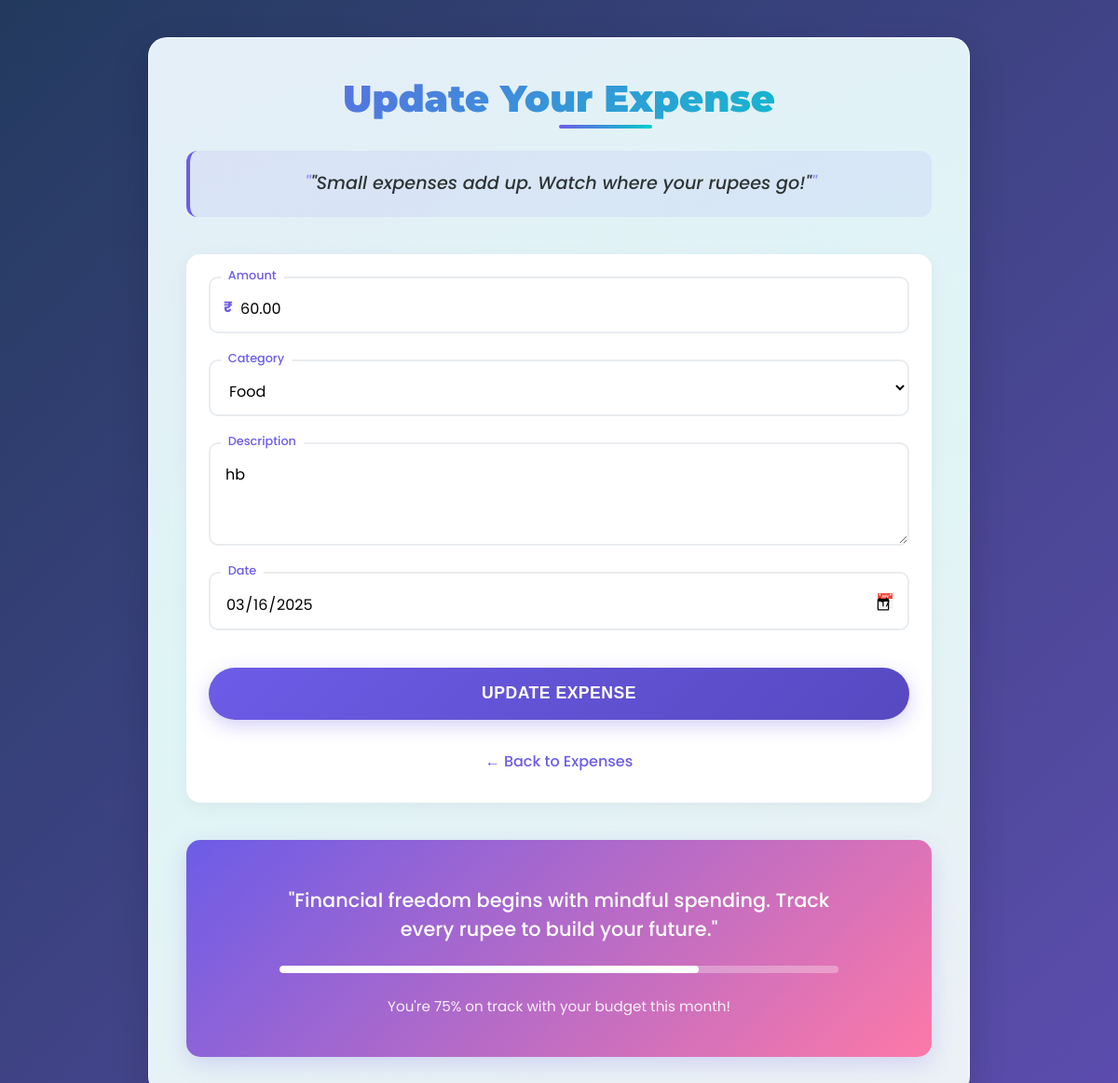
/expenses/update/2/, run on an earlier commit of the app's database.
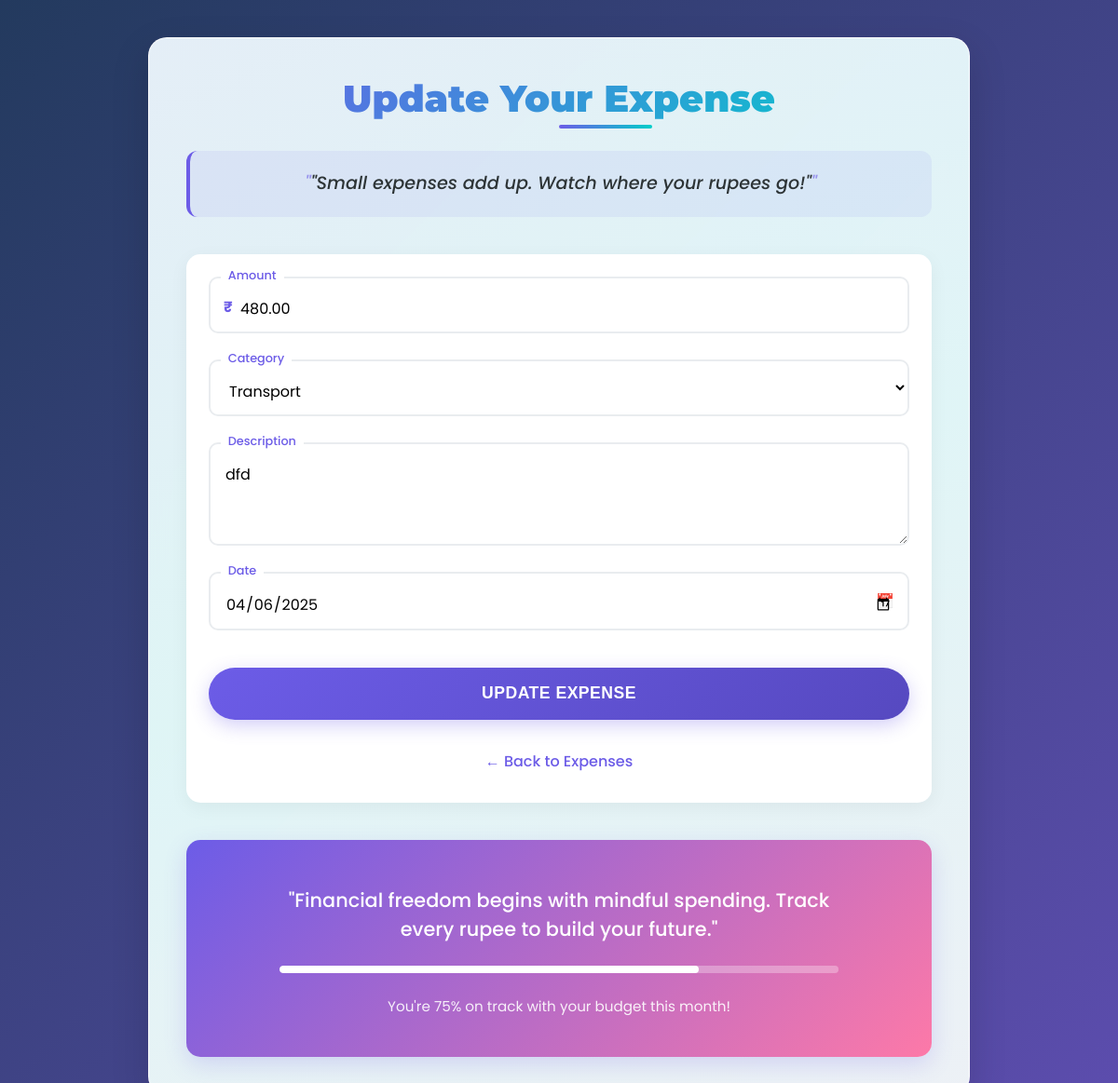
And on a later commit of the database.
### expenses/models.py (models this page shows, shortened)
class Expense(models.Model):
    CATEGORY_CHOICES = [
        ('Food', 'Food'),
        ('Transport', 'Transport'),
        ('Shopping', 'Shopping'),
        ('Rent', 'Rent'),
        ('Other', 'Other'),
    ]
    user = models.ForeignKey(settings.AUTH_USER_MODEL, on_delete=models.CASCADE, null=True, blank=True)  # Added field
    amount = models.DecimalField(max_digits=10, decimal_places=2)
    category = models.CharField(max_length=50, choices=CATEGORY_CHOICES)
    date = models.DateField(default=timezone.now)
    description = models.TextField(blank=True, null=True)

### expenses/views.py (the view, shortened to what this page needs)
# urls.py: path('update/<int:pk>/', ExpenseUpdateView.as_view(), name='expense_update'),
class ExpenseUpdateView(UpdateView):
    model = Expense
    form_class = ExpenseForm
    template_name = 'expenses/update.html'
    success_url = reverse_lazy('expenses:list')  # Fix this

### expenses/forms.py
class ExpenseForm(forms.ModelForm):
    class Meta:
        model = Expense
        fields = ['amount', 'category', 'date', 'description']  # Added date & description fields
        widgets = {
            'date': forms.DateInput(attrs={'type': 'date'}),  # Date picker
            'description': forms.Textarea(attrs={'rows': 3}),
        }

### expenses/templates/expenses/update.html (shortened to what this page needs)
{% block content %}
<div class="expense-container">
    <div class="header-animation">
        <h2 class="animated-header">Update Your Expense</h2>
        <div class="quote-container">
            <p class="motivational-quote">"A penny saved is a penny earned, but a rupee invested is a fortune created."</p>
        </div>
    </div>
    <div class="form-wrapper">
        <form method="post" class="expense-form">
            <div class="form-group floating-label">
                <span class="currency-symbol">₹</span>
                {{ form.amount }}
                <label for="{{ form.amount.id_for_label }}">Amount</label>
            </div>
            <div class="form-group floating-label">
                {{ form.category }}
                <label for="{{ form.category.id_for_label }}">Category</label>
            </div>
            <div class="form-group floating-label">
                {{ form.description }}
                <label for="{{ form.description.id_for_label }}">Description</label>
            </div>
            <div class="form-group floating-label">
                {{ form.date }}
                <label for="{{ form.date.id_for_label }}">Date</label>
                <span class="calendar-icon">📅</span>
            </div>
            <button type="submit" class="submit-btn pulse-on-hover">
                <span>Update Expense</span>
            </button>
        </form>
        <div class="action-links">
            <a href="{% url 'expenses:list' %}" class="back-link">
                <span>← Back to Expenses</span>
            </a>
        </div>
    </div>
    <div class="motivational-banner">
        <div class="banner-content">
            <p class="banner-text">"Financial freedom begins with mindful spending. Track every rupee to build your future."</p>
            <div class="progress-bar">
                <div class="progress-fill" data-progress="75"></div>
            </div>
            <p class="budget-tip">You're 75% on track with your budget this month!</p>
        </div>
    </div>
</div>
{% endblock %}

What changed in the data, as far as the page shows it:
changed Expense: amount "60.00" → "480.00"; category "Food" → "Transport"; description "hb" → "dfd"; date "03/16/2025" → "04/06/2025"
